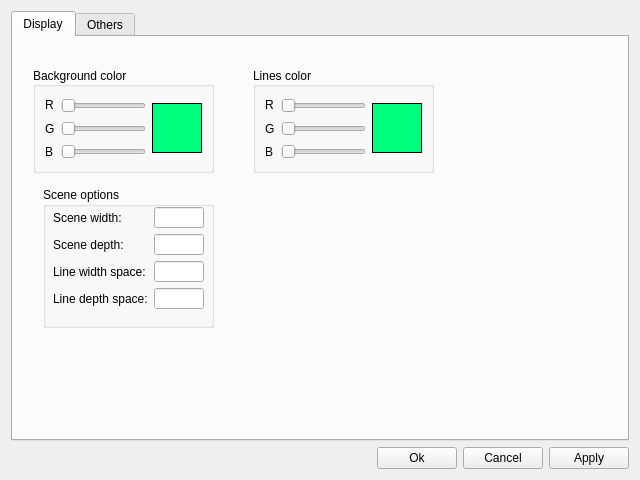
<?xml version="1.0" encoding="UTF-8"?>
<ui version="4.0">
 <class>OptionsWidget</class>
 <widget class="QWidget" name="OptionsWidget">
  <property name="geometry">
   <rect>
    <x>0</x>
    <y>0</y>
    <width>640</width>
    <height>480</height>
   </rect>
  </property>
  <property name="windowTitle">
   <string>Options</string>
  </property>
  <property name="windowIcon">
   <iconset resource="main_res.qrc">
    <normaloff>:/Res/MBSD_icon.png</normaloff>:/Res/MBSD_icon.png</iconset>
  </property>
  <layout class="QVBoxLayout" name="verticalLayout_4">
   <item>
    <layout class="QVBoxLayout" name="verticalLayout_3">
     <item>
      <widget class="QTabWidget" name="tabWidget">
       <property name="currentIndex">
        <number>0</number>
       </property>
       <property name="tabBarAutoHide">
        <bool>false</bool>
       </property>
       <widget class="QWidget" name="tab_display">
        <attribute name="title">
         <string>Display</string>
        </attribute>
        <widget class="QGroupBox" name="groupBox">
         <property name="geometry">
          <rect>
           <x>20</x>
           <y>30</y>
           <width>181</width>
           <height>106</height>
          </rect>
         </property>
         <property name="title">
          <string>Background color</string>
         </property>
         <property name="alignment">
          <set>Qt::AlignLeading|Qt::AlignLeft|Qt::AlignVCenter</set>
         </property>
         <layout class="QHBoxLayout" name="horizontalLayout_3">
          <item>
           <layout class="QHBoxLayout" name="horizontalLayout_2">
            <item>
             <layout class="QVBoxLayout" name="verticalLayout_2">
              <item>
               <widget class="QLabel" name="label_R">
                <property name="text">
                 <string>R</string>
                </property>
               </widget>
              </item>
              <item>
               <widget class="QLabel" name="label_G">
                <property name="text">
                 <string>G</string>
                </property>
               </widget>
              </item>
              <item>
               <widget class="QLabel" name="label_B">
                <property name="text">
                 <string>B</string>
                </property>
               </widget>
              </item>
             </layout>
            </item>
            <item>
             <layout class="QVBoxLayout" name="verticalLayout">
              <item>
               <widget class="QSlider" name="horizontalSlider_R">
                <property name="maximum">
                 <number>254</number>
                </property>
                <property name="orientation">
                 <enum>Qt::Horizontal</enum>
                </property>
               </widget>
              </item>
              <item>
               <widget class="QSlider" name="horizontalSlider_G">
                <property name="maximum">
                 <number>254</number>
                </property>
                <property name="orientation">
                 <enum>Qt::Horizontal</enum>
                </property>
               </widget>
              </item>
              <item>
               <widget class="QSlider" name="horizontalSlider_B">
                <property name="maximum">
                 <number>254</number>
                </property>
                <property name="orientation">
                 <enum>Qt::Horizontal</enum>
                </property>
               </widget>
              </item>
             </layout>
            </item>
           </layout>
          </item>
          <item>
           <widget class="QLabel" name="BackgroundColorBox">
            <property name="sizePolicy">
             <sizepolicy hsizetype="Maximum" vsizetype="Maximum">
              <horstretch>0</horstretch>
              <verstretch>0</verstretch>
             </sizepolicy>
            </property>
            <property name="minimumSize">
             <size>
              <width>50</width>
              <height>50</height>
             </size>
            </property>
            <property name="maximumSize">
             <size>
              <width>50</width>
              <height>50</height>
             </size>
            </property>
            <property name="styleSheet">
             <string notr="true">background-color:rgb(0, 255, 127); border-style: outset; border-width: 1px;
     border-color: black;</string>
            </property>
            <property name="text">
             <string/>
            </property>
           </widget>
          </item>
         </layout>
        </widget>
        <widget class="QGroupBox" name="groupBox_3">
         <property name="geometry">
          <rect>
           <x>240</x>
           <y>30</y>
           <width>181</width>
           <height>106</height>
          </rect>
         </property>
         <property name="title">
          <string>Lines color</string>
         </property>
         <property name="alignment">
          <set>Qt::AlignLeading|Qt::AlignLeft|Qt::AlignVCenter</set>
         </property>
         <layout class="QHBoxLayout" name="horizontalLayout_6">
          <item>
           <layout class="QHBoxLayout" name="horizontalLayout_7">
            <item>
             <layout class="QVBoxLayout" name="verticalLayout_7">
              <item>
               <widget class="QLabel" name="label_R_3">
                <property name="text">
                 <string>R</string>
                </property>
               </widget>
              </item>
              <item>
               <widget class="QLabel" name="label_G_3">
                <property name="text">
                 <string>G</string>
                </property>
               </widget>
              </item>
              <item>
               <widget class="QLabel" name="label_B_3">
                <property name="text">
                 <string>B</string>
                </property>
               </widget>
              </item>
             </layout>
            </item>
            <item>
             <layout class="QVBoxLayout" name="verticalLayout_8">
              <item>
               <widget class="QSlider" name="horizontalSlider_R_Line">
                <property name="maximum">
                 <number>254</number>
                </property>
                <property name="orientation">
                 <enum>Qt::Horizontal</enum>
                </property>
               </widget>
              </item>
              <item>
               <widget class="QSlider" name="horizontalSlider_G_Line">
                <property name="maximum">
                 <number>254</number>
                </property>
                <property name="orientation">
                 <enum>Qt::Horizontal</enum>
                </property>
               </widget>
              </item>
              <item>
               <widget class="QSlider" name="horizontalSlider_B_Line">
                <property name="maximum">
                 <number>254</number>
                </property>
                <property name="orientation">
                 <enum>Qt::Horizontal</enum>
                </property>
               </widget>
              </item>
             </layout>
            </item>
           </layout>
          </item>
          <item>
           <widget class="QLabel" name="LinesColorBox">
            <property name="sizePolicy">
             <sizepolicy hsizetype="Maximum" vsizetype="Maximum">
              <horstretch>0</horstretch>
              <verstretch>0</verstretch>
             </sizepolicy>
            </property>
            <property name="minimumSize">
             <size>
              <width>50</width>
              <height>50</height>
             </size>
            </property>
            <property name="maximumSize">
             <size>
              <width>50</width>
              <height>50</height>
             </size>
            </property>
            <property name="styleSheet">
             <string notr="true">background-color:rgb(0, 255, 127); border-style: outset; border-width: 1px;
     border-color: black;</string>
            </property>
            <property name="text">
             <string/>
            </property>
           </widget>
          </item>
         </layout>
        </widget>
        <widget class="QLabel" name="label">
         <property name="geometry">
          <rect>
           <x>160</x>
           <y>70</y>
           <width>41</width>
           <height>41</height>
          </rect>
         </property>
         <property name="text">
          <string/>
         </property>
        </widget>
        <widget class="QGroupBox" name="groupBox_2">
         <property name="geometry">
          <rect>
           <x>30</x>
           <y>150</y>
           <width>171</width>
           <height>141</height>
          </rect>
         </property>
         <property name="title">
          <string>Scene options</string>
         </property>
         <widget class="QWidget" name="layoutWidget">
          <property name="geometry">
           <rect>
            <x>10</x>
            <y>20</y>
            <width>151</width>
            <height>102</height>
           </rect>
          </property>
          <layout class="QHBoxLayout" name="horizontalLayout_4">
           <item>
            <layout class="QVBoxLayout" name="verticalLayout_6">
             <item>
              <widget class="QLabel" name="label_2">
               <property name="text">
                <string>Scene width:</string>
               </property>
              </widget>
             </item>
             <item>
              <widget class="QLabel" name="label_3">
               <property name="text">
                <string>Scene depth:</string>
               </property>
              </widget>
             </item>
             <item>
              <widget class="QLabel" name="label_4">
               <property name="text">
                <string>Line width space:</string>
               </property>
              </widget>
             </item>
             <item>
              <widget class="QLabel" name="label_5">
               <property name="text">
                <string>Line depth space:</string>
               </property>
              </widget>
             </item>
            </layout>
           </item>
           <item>
            <layout class="QVBoxLayout" name="verticalLayout_5">
             <item>
              <widget class="QLineEdit" name="lineEdit_SceneWidth">
               <property name="sizePolicy">
                <sizepolicy hsizetype="Maximum" vsizetype="Fixed">
                 <horstretch>0</horstretch>
                 <verstretch>0</verstretch>
                </sizepolicy>
               </property>
               <property name="minimumSize">
                <size>
                 <width>50</width>
                 <height>0</height>
                </size>
               </property>
               <property name="maximumSize">
                <size>
                 <width>50</width>
                 <height>50</height>
                </size>
               </property>
              </widget>
             </item>
             <item>
              <widget class="QLineEdit" name="lineEdit_SceneDepth">
               <property name="sizePolicy">
                <sizepolicy hsizetype="Maximum" vsizetype="Fixed">
                 <horstretch>0</horstretch>
                 <verstretch>0</verstretch>
                </sizepolicy>
               </property>
               <property name="minimumSize">
                <size>
                 <width>50</width>
                 <height>0</height>
                </size>
               </property>
               <property name="maximumSize">
                <size>
                 <width>50</width>
                 <height>16777215</height>
                </size>
               </property>
              </widget>
             </item>
             <item>
              <widget class="QLineEdit" name="lineEdit_LineWidth">
               <property name="sizePolicy">
                <sizepolicy hsizetype="Expanding" vsizetype="Maximum">
                 <horstretch>0</horstretch>
                 <verstretch>0</verstretch>
                </sizepolicy>
               </property>
               <property name="minimumSize">
                <size>
                 <width>50</width>
                 <height>0</height>
                </size>
               </property>
               <property name="maximumSize">
                <size>
                 <width>50</width>
                 <height>16777215</height>
                </size>
               </property>
              </widget>
             </item>
             <item>
              <widget class="QLineEdit" name="lineEdit_LineDepth">
               <property name="sizePolicy">
                <sizepolicy hsizetype="Expanding" vsizetype="Maximum">
                 <horstretch>0</horstretch>
                 <verstretch>0</verstretch>
                </sizepolicy>
               </property>
               <property name="minimumSize">
                <size>
                 <width>50</width>
                 <height>0</height>
                </size>
               </property>
               <property name="maximumSize">
                <size>
                 <width>50</width>
                 <height>16777215</height>
                </size>
               </property>
              </widget>
             </item>
            </layout>
           </item>
          </layout>
         </widget>
        </widget>
       </widget>
       <widget class="QWidget" name="tab_others">
        <attribute name="title">
         <string>Others</string>
        </attribute>
       </widget>
      </widget>
     </item>
     <item>
      <layout class="QHBoxLayout" name="horizontalLayout">
       <item>
        <spacer name="horizontalSpacer">
         <property name="orientation">
          <enum>Qt::Horizontal</enum>
         </property>
         <property name="sizeHint" stdset="0">
          <size>
           <width>40</width>
           <height>20</height>
          </size>
         </property>
        </spacer>
       </item>
       <item>
        <widget class="QPushButton" name="pushButton_OK">
         <property name="text">
          <string>Ok</string>
         </property>
        </widget>
       </item>
       <item>
        <widget class="QPushButton" name="pushButton_Cancel">
         <property name="text">
          <string>Cancel</string>
         </property>
        </widget>
       </item>
       <item>
        <widget class="QPushButton" name="pushButton_Apply">
         <property name="text">
          <string>Apply</string>
         </property>
        </widget>
       </item>
      </layout>
     </item>
    </layout>
   </item>
  </layout>
 </widget>
 <resources>
  <include location="main_res.qrc"/>
 </resources>
 <connections/>
</ui>
